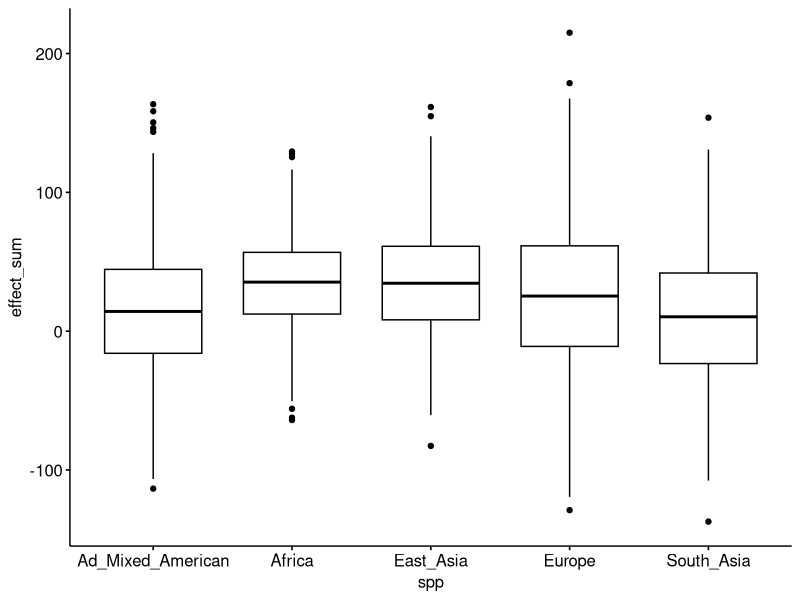
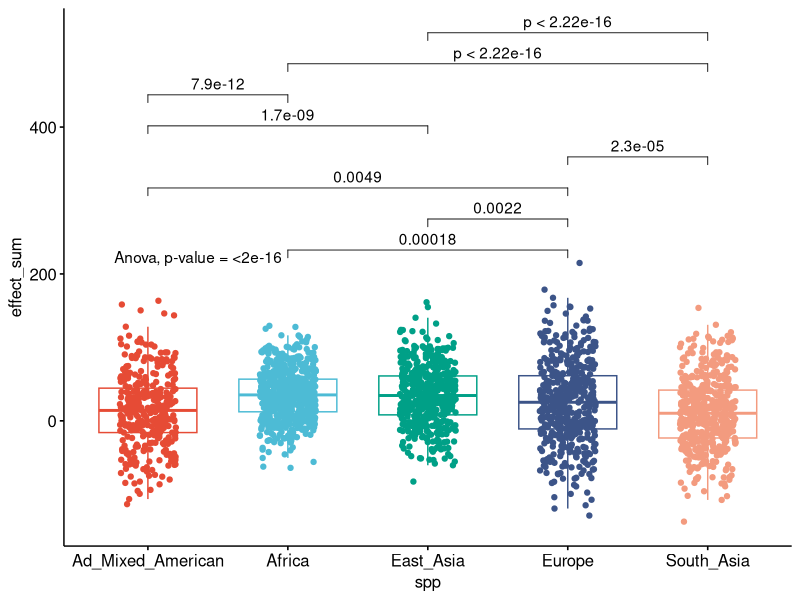

These charts were generated, in order, by the following R code: (Note: this script raises an error after producing the figures.)
#Ancestral bias in count polygenic score for 1000G people
#ALL snps used in P-link 
#1000GP 
#may 3, 2021
#Author kd

#plotting
library(dplyr)

library(ggplot2)

library(tidyverse)
library(ggpubr)
library(rstatix)





#2d plot for negative and positive 1000 Genome people

GP_all<-read.csv("true_intelligence_1000G_J_12k.csv")
which(GP_all$subject=="Jomon")
jomon<-GP_all[1657,]

GP_all<-GP_all[-1657,]

spp <- rep(NA, length(GP_all$subject))

spp[grep("CHB", GP_all$subject)] <- "East_Asia"
spp[grep("JPT", GP_all$subject)] <- "East_Asia"
spp[grep("CHS", GP_all$subject)] <- "East_Asia"
spp[grep("CDX", GP_all$subject)] <- "East_Asia"
spp[grep("KHV", GP_all$subject)] <- "East_Asia"
spp[grep("CEU", GP_all$subject)] <- "Europe"
spp[grep("TSI", GP_all$subject)] <- "Europe"
spp[grep("FIN", GP_all$subject)] <- "Europe"
spp[grep("GBR", GP_all$subject)] <- "Europe"
spp[grep("IBS", GP_all$subject)] <- "Europe"
spp[grep("YRI", GP_all$subject)] <- "Africa"
spp[grep("LWK", GP_all$subject)] <- "Africa"
spp[grep("GWD", GP_all$subject)] <- "Africa"
spp[grep("MSL", GP_all$subject)] <- "Africa"
spp[grep("ESN", GP_all$subject)] <- "Africa"
spp[grep("ASW", GP_all$subject)] <- "Africa"
spp[grep("ACB", GP_all$subject)] <- "Africa"
spp[grep("MXL", GP_all$subject)] <- "Ad_Mixed_American"
spp[grep("PUR", GP_all$subject)] <- "Ad_Mixed_American"
spp[grep("CLM", GP_all$subject)] <- "Ad_Mixed_American"
spp[grep("PEL", GP_all$subject)] <- "Ad_Mixed_American"
spp[grep("GIH", GP_all$subject)] <- "South_Asia"
spp[grep("PJL", GP_all$subject)] <- "South_Asia"
spp[grep("BEB", GP_all$subject)] <- "South_Asia"
spp[grep("STU", GP_all$subject)] <- "South_Asia"
spp[grep("ITU", GP_all$subject)] <- "South_Asia"

GP_all_2 <- as_tibble(data.frame(GP_all, spp))
GP_all_2$spp <- factor(GP_all_2$spp)


levels(GP_all_2$spp)



effect1<- GP_all_2 %>% group_by(spp) %>% get_summary_stats(effect_sum,type = "mean_sd")
positive1<-GP_all_2 %>% group_by(spp) %>% get_summary_stats(positive_effect,type = "mean_sd")
negative1<-GP_all_2 %>% group_by(spp) %>% get_summary_stats(negative_effect,type = "mean_sd")

GP_all_3<-GP_all_2 %>%group_by(spp) %>% select(spp,effect_sum)

#no jomon just 1000 Genome people preview

ggboxplot(GP_all_2, x = "spp", y = "effect_sum")


dat<-GP_all_2
# ANOVA analysis
x <- which(names(dat) == "spp") # name of grouping variable
y <- which(
  names(dat) == "effect_sum" # names of variables to test
)
method1 <- "anova" # one of "anova" or "kruskal.test"
method2 <- "t.test" # one of "wilcox.test" or "t.test"
my_comparisons <- list(c("Europe", "Africa"),
                       c("Europe", "East_Asia"),
                       c("Europe", "Ad_Mixed_American"),
                       c("Europe", "South_Asia"),
                       c("East_Asia", "Ad_Mixed_American"),
                       c("Africa", "Ad_Mixed_American"),
                       c("South_Asia", "Africa"),
                       c("South_Asia", "East_Asia")
) 
# comparisons for post-hoc tests
# Edit until here
# Edit at your own risk
#library(ggpubr)
for (i in y) {
  for (j in x) {
    p <- ggboxplot(dat,
                   x = colnames(dat[j]), y = colnames(dat[i]),
                   color = colnames(dat[j]),
                   legend = "none",
                   palette = "npg",
                   add = "jitter"
    )
    print(
      p + stat_compare_means(aes(label = paste0(..method.., ", p-value = ", ..p.format..)),
                             method = method1, label.y = max(dat[, i], na.rm = TRUE)
      )
      + stat_compare_means(comparisons = my_comparisons, method = method2, label = "p.format") # remove if p-value of ANOVA or Kruskal-Wallis test >= alpha
    )
  }
}



# Compute the analysis of variance
res.aov <- aov(effect_sum ~ spp, data = GP_all_2)
# Summary of the analysis
summary(res.aov)

#post-hoc testing in detail

lal<-TukeyHSD(res.aov,)
bogo<-as.data.frame(lal$spp)
write.csv(bogo,"tukey_12k_1000gp.csv",row.names = TRUE)

pairwise.t.test(GP, ses, p.adj = "bonf")


